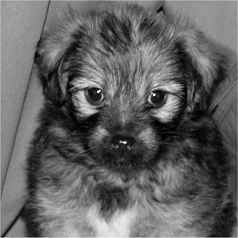
#> input picture images/dog.jpg, 238 x 238 px
$ python template02.py
#> lines starting #> are read from the running program, lines starting #| are printed output that depends on the picture
#!/usr/bin/env python3
# -*- coding: utf-8 -*-
"""
Exercise 2 Template
"""

import matplotlib.pyplot as plt
import numpy as np

# Parameter
N = 100  # Number of iterations

# Load image
img = plt.imread("../images/dog.jpg")
#> img is the input picture: shape (238, 238); min 0, max 253, mean 98.1

# If image is colored, transform to gray scale image
# note: -> Color images are stored in 3D arrays. In the 3rd dimesion are the
#          three different colors red, green, blue. Average along 3rd dimension.
if img.ndim > 2:
    img = np.mean(img, axis=2)
img = np.array(img, dtype=float)

# Expand in 3rd dimension and copy image N times
images = np.expand_dims(img, -1)
images = np.repeat(images, N, -1)

# Add noise to images
im_noisy = images + np.std(img) * np.random.randn(*images.shape)

# Calculate mean
# im_mean = np.zeros(img.shape)
# TODO Average over N noisy images and write result to im_mean
im_mean = np.mean(im_noisy, -1)

# Display the result
fig, ax = plt.subplots(
    1, 3, num=1, clear=True, figsize=(20, 20), constrained_layout=True
)
ax[0].imshow(img, cmap="gray")
ax[0].title.set_text("Original image")
ax[1].imshow(im_noisy[..., 0], cmap="gray")
ax[1].title.set_text("Noisy image")
ax[2].imshow(im_mean, cmap="gray")
ax[2].title.set_text("Denoised image")
for a in ax:
    a.axis("off")
plt.show()
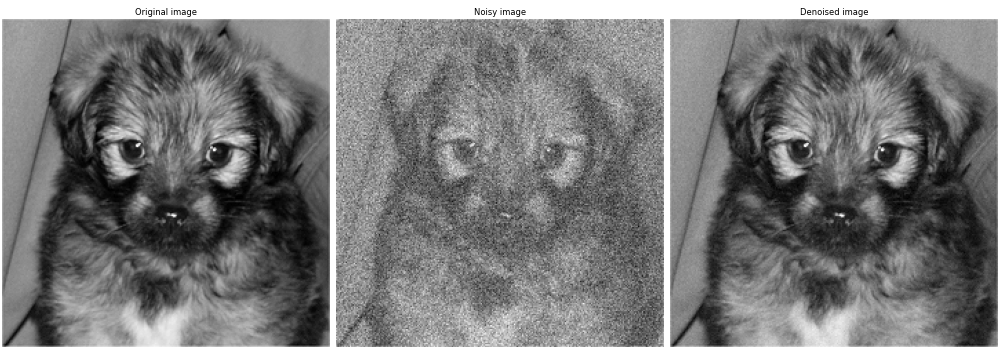
#> figure drawn by matplotlib, 3 panels

$ run again, with images/lions.jpg copied over images/dog.jpg
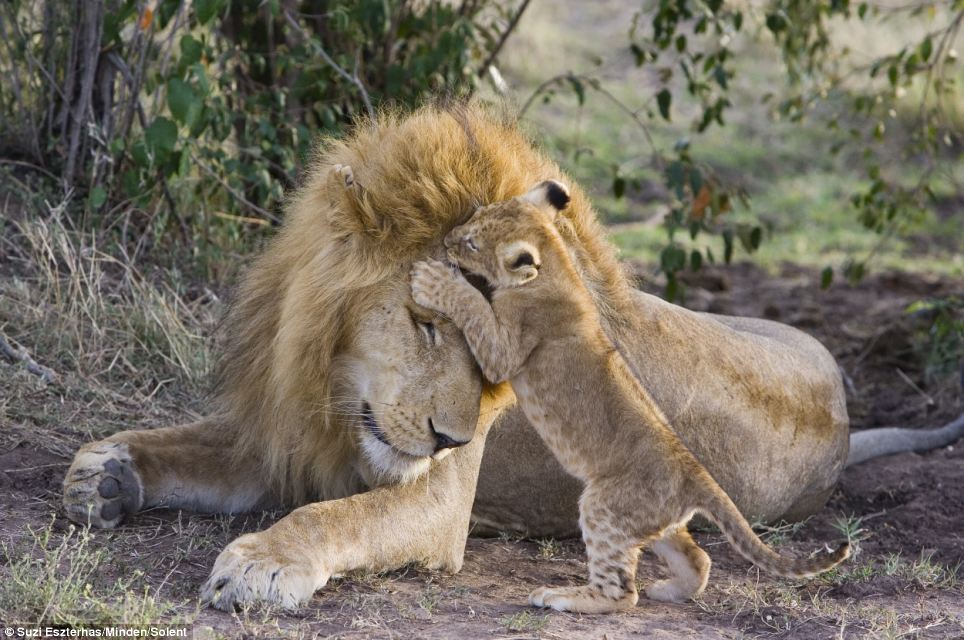
#> input picture images/lions.jpg, 964 x 640 px
#> img is the input picture: shape (640, 964, 3); mean R, G, B 118.7, 110.8, 97.9
#> `img = np.mean(img, axis=2)`:
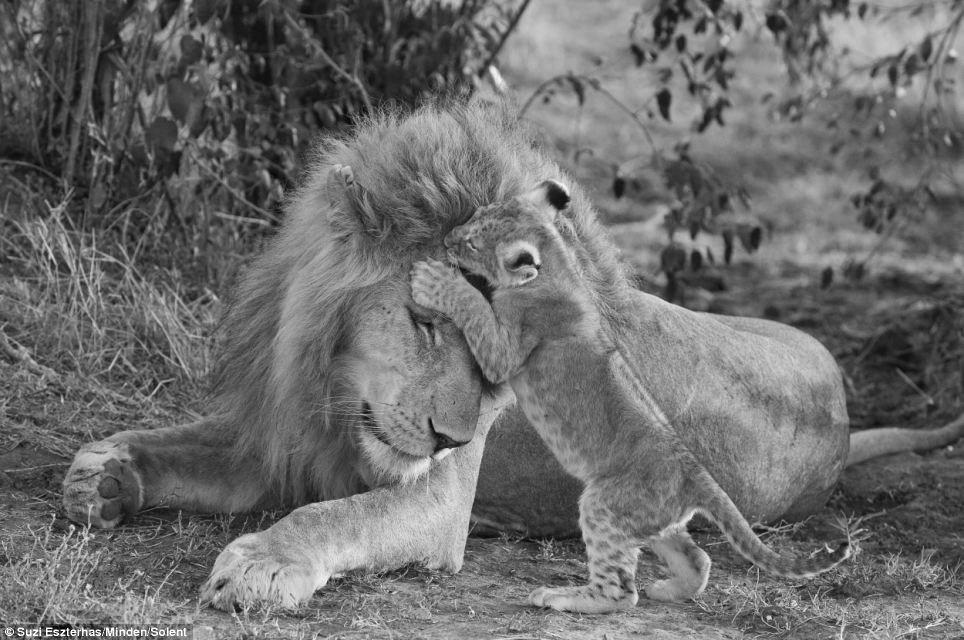
#> img: shape (640, 964) float64; min 1, max 254.7, mean 109.2
#> `plt.show()`:
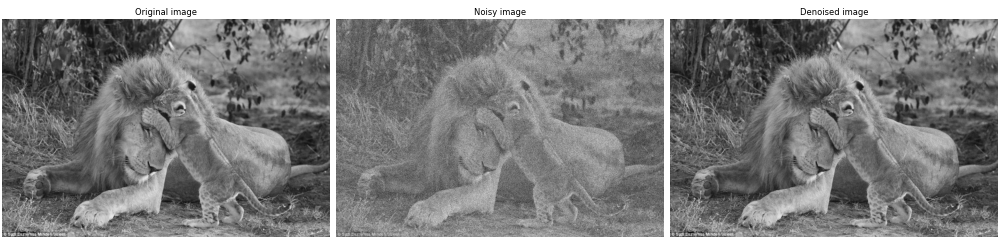
#> figure drawn by matplotlib, 3 panels
